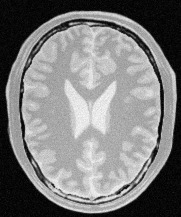
#> input picture images/q2_brain.jpeg, 181 x 217 px, found by its file name
$ python q2_white_gray_matter.py
#> lines starting #> are read from the running program, lines starting #| are printed output that depends on the picture
### code/q1_intensity_transform.py
"""EN3160 A01 - Q1: Piecewise-linear intensity transformation"""
import cv2
import numpy as np
import matplotlib.pyplot as plt

def intensity_transform(im, breakpoints):
    """Apply a piecewise-linear intensity transformation to a grayscale image.

    Parameters
    ----------
    im : np.ndarray (uint8, single channel)
    breakpoints : array-like of shape (N, 2)
        Each row is (input_intensity, output_intensity). Must be sorted by
        input intensity and cover the full [0, 255] range.

    Returns
    -------
    np.ndarray (uint8) - transformed image
    lut : np.ndarray (256,) - the lookup table used (for plotting)
    """
    breakpoints = np.asarray(breakpoints, dtype=np.float64)
    xs, ys = breakpoints[:, 0], breakpoints[:, 1]
    full_range = np.arange(256)
    lut = np.interp(full_range, xs, ys).astype(np.uint8)
    return cv2.LUT(im, lut), lut

# [30 lines that do not run on import are left out]

### code/q2_white_gray_matter.py
"""EN3160 A01 - Q2: Accentuating white / gray matter in a brain proton-density slice."""
import cv2
import numpy as np
import matplotlib.pyplot as plt
from q1_intensity_transform import intensity_transform

img = cv2.imread("/home/claude/en3160_a01/images/q2_brain.jpeg", cv2.IMREAD_GRAYSCALE)
#> img is the input picture: shape (217, 181); min 0, max 251, mean 123.8

# Gray matter sits roughly in the 140-180 mid-gray band; white matter sits
# roughly in the 195-235 bright band (found by inspecting the histogram).
# A "bump" LUT that is boosted only inside the target band and suppressed
# outside it isolates/accentuates that tissue type.
gray_matter_bp = np.array([
    [0, 0], [120, 0], [145, 235], [178, 235], [205, 0], [255, 0]
])
white_matter_bp = np.array([
    [0, 0], [175, 0], [197, 0], [212, 255], [238, 255], [255, 80]
])

gray_out, gray_lut = intensity_transform(img, gray_matter_bp)
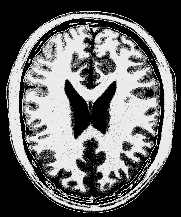
#> gray_out: shape (217, 181); min 0, max 235, mean 101.7
#> gray_lut = 256 values, max 235 at index 145, min 0 at index 0, mean 54.07
white_out, white_lut = intensity_transform(img, white_matter_bp)
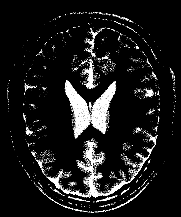
#> white_out: shape (217, 181); min 0, max 255, mean 27.2
#> white_lut = 256 values, max 255 at index 212, min 0 at index 0, mean 44.62

fig, axes = plt.subplots(2, 2, figsize=(9, 9))
axes[0, 0].plot(np.arange(256), gray_lut, color="#2A6F97", lw=2)
axes[0, 0].plot(gray_matter_bp[:, 0], gray_matter_bp[:, 1], "ko", ms=3)
axes[0, 0].set_title("(a) Gray-matter accentuation transform")
axes[0, 0].set_xlabel("Input intensity"); axes[0, 0].set_ylabel("Output intensity")
axes[0, 0].set_xlim(0, 255); axes[0, 0].set_ylim(0, 255)

axes[0, 1].imshow(gray_out, cmap="gray"); axes[0, 1].axis("off")
axes[0, 1].set_title("(b) Gray matter accentuated")

axes[1, 0].plot(np.arange(256), white_lut, color="#8B1A1A", lw=2)
axes[1, 0].plot(white_matter_bp[:, 0], white_matter_bp[:, 1], "ko", ms=3)
axes[1, 0].set_title("(c) White-matter accentuation transform")
axes[1, 0].set_xlabel("Input intensity"); axes[1, 0].set_ylabel("Output intensity")
axes[1, 0].set_xlim(0, 255); axes[1, 0].set_ylim(0, 255)

axes[1, 1].imshow(white_out, cmap="gray"); axes[1, 1].axis("off")
axes[1, 1].set_title("(d) White matter accentuated")

plt.tight_layout()
plt.savefig("/home/claude/en3160_a01/figures/q2_result.png", dpi=150)
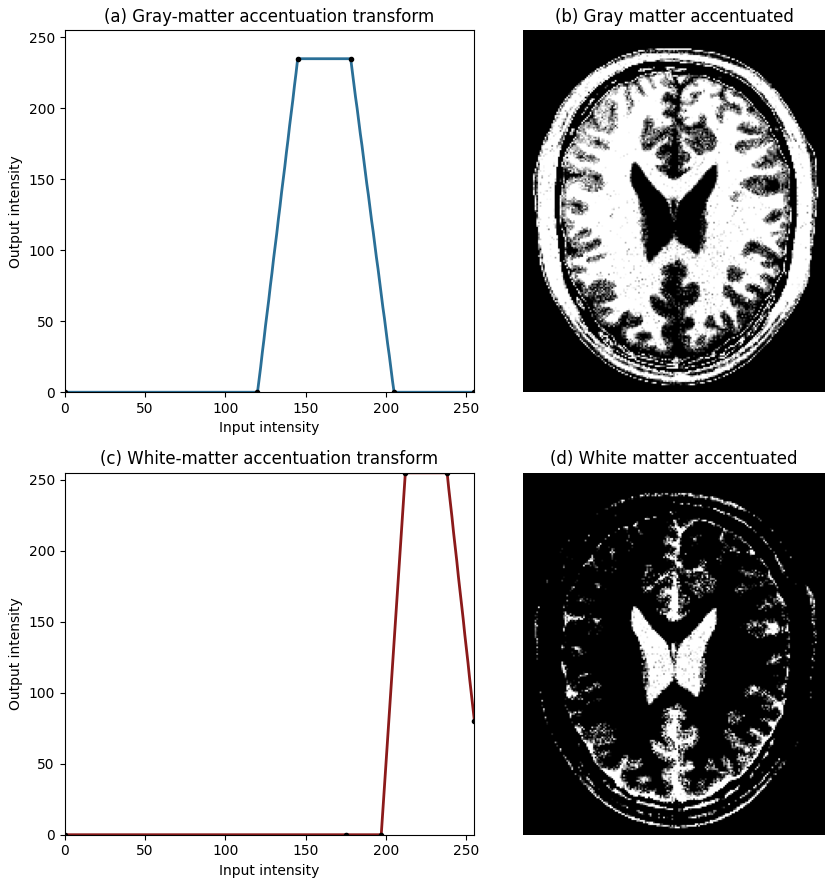
#> figure drawn by matplotlib, 4 panels; panel 1: curve peaks at x = 145, y = 235; panel 3: curve peaks at x = 212, y = 255
print("saved q2_result.png")

$ run again, with images/q3_gamma.jpeg copied over images/q2_brain.jpeg
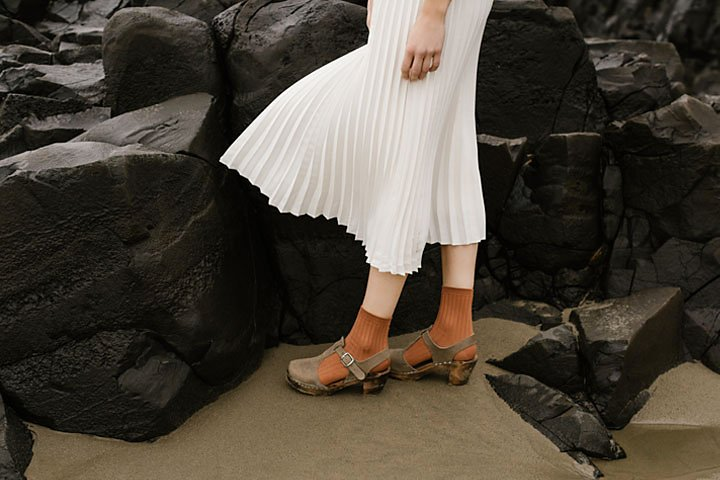
#> input picture images/q3_gamma.jpeg, 720 x 480 px, found by its file name
#> gray_lut = 256 values, max 235 at index 145, min 0 at index 0, mean 54.07
#> `white_out, white_lut = intensity_transform(img, white_matter_bp)`:
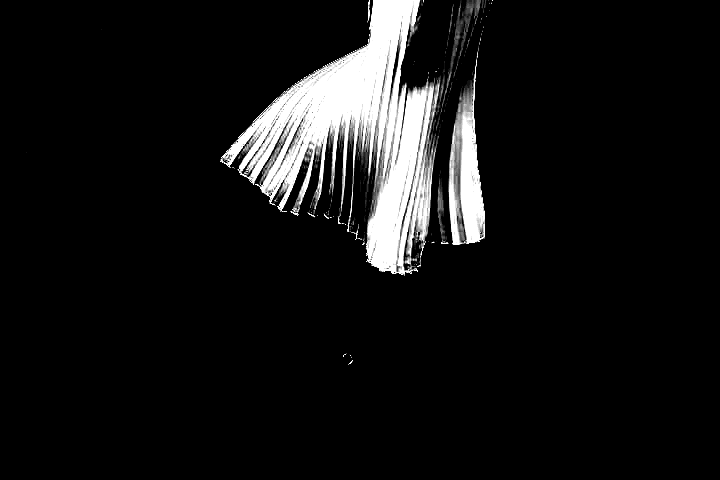
#> white_out: shape (480, 720); min 0, max 255, mean 20.1
#> white_lut = 256 values, max 255 at index 212, min 0 at index 0, mean 44.62
#> `plt.savefig("/home/claude/en3160_a01/figures/q2_result.png", dpi=150)`:
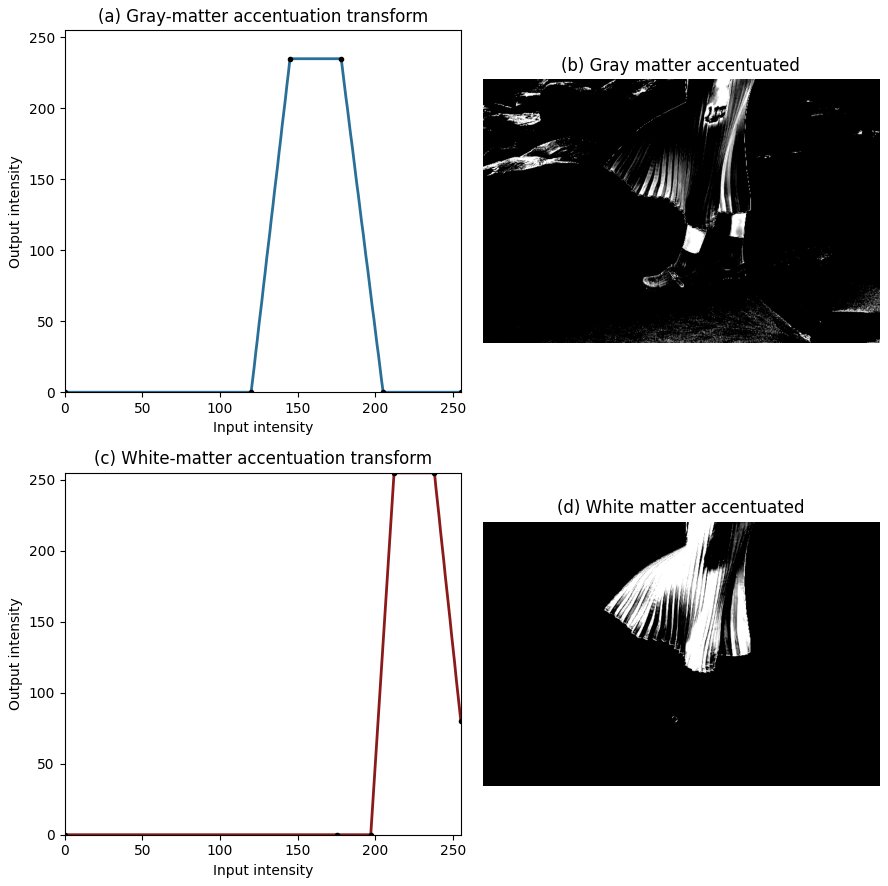
#> figure drawn by matplotlib, 4 panels; panel 1: curve peaks at x = 145, y = 235; panel 3: curve peaks at x = 212, y = 255
